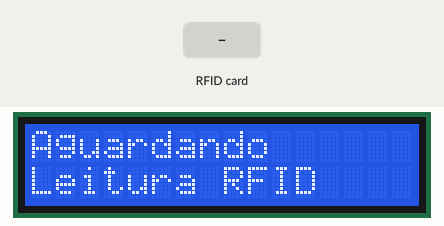
A sketch run on a simulated ESP32. Parts: 16×2 character LCD. Inputs (shaded band) come from the test bench. What the sketch prints to the serial monitor is not drawn.

Above: at 1.3 s.
1.4 s: RFID card 5B 74 37 1B held to the reader
At 2.2 s:
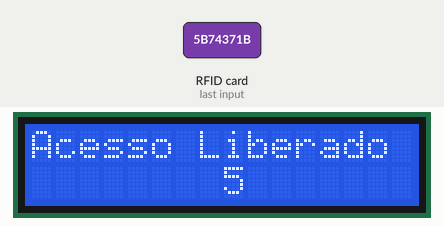
At 3.1 s:
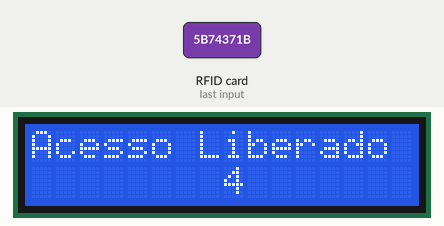
4.4 s: RFID card 5E 7A 19 C4 held to the reader
Timing chart, 0 to 7.4 s (numbered marks = the images above; inputs shaded):
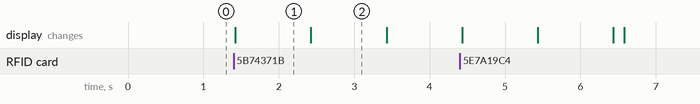

The sketch:

doorLock.ino
```cpp
// algumas bibliotecas
#include <SPI.h>
#include <MFRC522.h>
#include <Wire.h>
#include <LiquidCrystal_I2C.h>

// Definiremos o id que sera liberado o acesso

#define ID "5B 74 37 1B"

//define alguns pinos do esp32 que serao conectados aos modulos e componentes
//#define tranca 2
//#define buzzer 15
#define SS_PIN 4  // D2
#define RST_PIN 5 // D1


MFRC522 mfrc522(SS_PIN, RST_PIN);   // define os pinos de controle do modulo de leitura de cartoes RFID
LiquidCrystal_I2C lcd(0x27, 16, 2); // define informacoes do lcd como o endereço I2C (0x27) e tamanho do mesmo

void setup()
{
  SPI.begin();   // inicia a comunicacao SPI que sera usada para comunicacao com o mudulo RFID

  lcd.begin();   // inicia o lcd

  mfrc522.PCD_Init();  //inicia o modulo RFID

  Serial.begin(115200);  // inicia a comunicacao serial com o computador na velocidade de 115200 baud rate

  Serial.println("RFID + ESP32");
  Serial.println("Passe alguma tag RFID para verificar o id da mesma.");

  // define alguns pinos como saida
   // pinMode(tranca, OUTPUT);
  }

void loop() {

  lcd.home();                // bota o cursor do lcd na posicao inicial
  lcd.print("Aguardando");   // imprime na primeira linha a string "Aguardando"
  lcd.setCursor(0,1);        // seta o cursor para a segunda linha
  lcd.print("Leitura RFID"); // mostra na tela a string "Leitura RFID"

  if ( ! mfrc522.PICC_IsNewCardPresent()) {
     return;                 // se nao tiver um cartao para ser lido recomeça o void loop
  }
  if ( ! mfrc522.PICC_ReadCardSerial()) {
    return;                  //se nao conseguir ler o cartao recomeça o void loop tambem
  }

  String conteudo = "";      // cria uma string

  Serial.print("id da tag :"); //imprime na serial o id do cartao

  for (byte i = 0; i < mfrc522.uid.size; i++){       // faz uma verificacao dos bits da memoria do cartao
     //ambos comandos abaixo vão concatenar as informacoes do cartao...
     //porem os 2 primeiros irao mostrar na serial e os 2 ultimos guardarao os valores na string de conteudo para fazer as verificacoes
     Serial.print(mfrc522.uid.uidByte[i] < 0x10 ? " 0" : " ");
     Serial.print(mfrc522.uid.uidByte[i], HEX);
     conteudo.concat(String(mfrc522.uid.uidByte[i] < 0x10 ? " 0" : " "));
     conteudo.concat(String(mfrc522.uid.uidByte[i], HEX));
  }
Serial.println();
  conteudo.toUpperCase();                      // deixa as letras da string todas maiusculas


  if (conteudo.substring(1) == ID){ // verifica se o ID do cartao lido tem o mesmo ID do cartao que queremos liberar o acesso

      //digitalWrite(LedVerde, HIGH);            // ligamos o led verde
      lcd.clear();                             // limpamos oque havia sido escrito no lcd
      lcd.print("Acesso Liberado");            // informamos pelo lcd que a tranca foi aberta

     // digitalWrite(tranca, HIGH);              //abrimos a tranca por 5 segundos

      for(byte s = 5; s > 0; s--){             //vai informando ao usuario quantos segundos faltao para a tranca ser fechada
        lcd.setCursor(8,1);
        lcd.print(s);
        delay(1000);
      }

     // digitalWrite(tranca, LOW);               // fecha a tranca
      //digitalWrite(LedVerde, LOW);             // e desliga o led
      lcd.clear();                             // limpa os caracteres q estao escritos no lcd

  }else{                                       // caso o cartao lido nao foi registrado

    //digitalWrite(LedVermelho, HIGH);           // vamos ligar o led vermelho

    for(byte s = 5; s > 0; s--){               // uma contagem / espera para poder fazer uma nova leitura

        lcd.clear();                           // limpa as informacoes que estao na tela
        lcd.home();                            // nota na posicao inicial
        lcd.print("Acesso negado");            // infoma ao usuario que ele nao tem acesso
        lcd.setCursor(8,1);                    // coloca o cursor na coluna 8 da linha 2
        lcd.print(s);                          // informa quantos segundos faltam para pode fazer uma nova leitura


        // faz o buzzer emitir um bip por segundo
         // delay(800);
          //digitalWrite(buzzer, HIGH);
          //delay(200);
         // digitalWrite(buzzer, LOW);

      }
       // digitalWrite(LedVermelho, LOW);         // desliga o led vermelho
        lcd.clear();                            // limpa as informacoes do lcd
    }

 // recomeça
}
```

Measured:
- after the input at 1.4 s, the display: changes at once (image 1)
- what the display in image 1 shows lasts 1.0 s, from 1.4 s to 2.4 s
